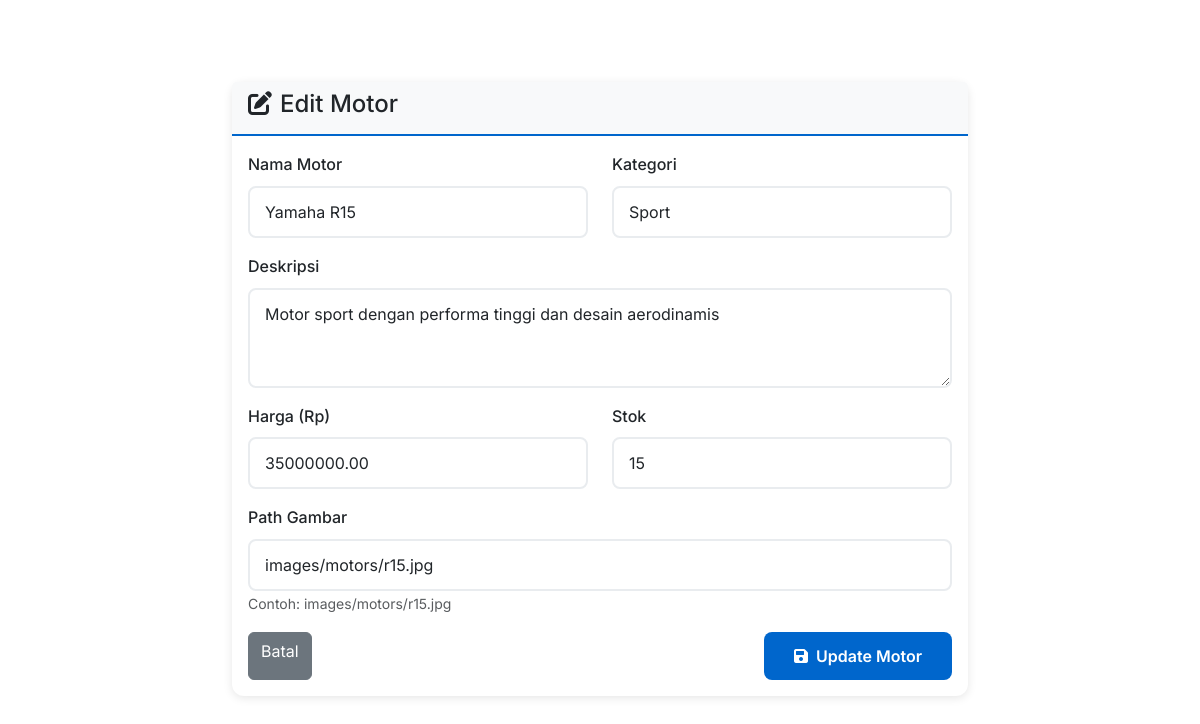
/admin/edit_motor.php?id=1 (signed in), run on the app's committed database.
### tables this page shows
CREATE TABLE motors (
    id INT AUTO_INCREMENT PRIMARY KEY,
    name VARCHAR(100) NOT NULL,
    description TEXT,
    price DECIMAL(15,2) NOT NULL,
    category ENUM('sport', 'matic', 'bebek', 'big-bike') NOT NULL,
    image VARCHAR(255),
    created_at TIMESTAMP DEFAULT CURRENT_TIMESTAMP
);

CREATE TABLE stock (
    id INT AUTO_INCREMENT PRIMARY KEY,
    motor_id INT NOT NULL,
    quantity INT DEFAULT 0,
    min_stock INT DEFAULT 5,
    last_updated TIMESTAMP DEFAULT CURRENT_TIMESTAMP ON UPDATE CURRENT_TIMESTAMP,
    FOREIGN KEY (motor_id) REFERENCES motors(id)
);

### admin/edit_motor.php (the view, shortened to what this page needs)
<?php
require_once '../includes/config.php';
$motor_id = $_GET['id'];
$query = "SELECT * FROM motors WHERE id = :id";
$stmt = $conn->prepare($query);
$stmt->bindParam(':id', $motor_id);
$stmt->execute();
$motor = $stmt->fetch(PDO::FETCH_ASSOC);
$query = "SELECT quantity FROM stock WHERE motor_id = :motor_id";
$stmt = $conn->prepare($query);
$stmt->bindParam(':motor_id', $motor_id);
$stmt->execute();
$stock_data = $stmt->fetch(PDO::FETCH_ASSOC);
$current_stock = $stock_data ? $stock_data['quantity'] : 0;
?>
<!DOCTYPE html>
<html lang="id">
<head>
    <link href="https://cdn.jsdelivr.net/npm/bootstrap@5.3.0/dist/css/bootstrap.min.css" rel="stylesheet">
    <link href="https://cdnjs.cloudflare.com/ajax/libs/font-awesome/6.0.0/css/all.min.css" rel="stylesheet">
    <link href="../css/style.css" rel="stylesheet">
</head>
<body>
    <nav class="navbar admin-header">
        <div class="container">
            <a href="admin.php" class="text-white text-decoration-none">
                <i class="fas fa-arrow-left me-2"></i>Kembali ke Admin Panel
            </a>
        </div>
    </nav>
    <div class="container mt-4">
        <div class="row justify-content-center">
            <div class="col-md-8">
                <div class="card admin-card">
                    <div class="card-header">
                        <h4><i class="fas fa-edit me-2"></i>Edit Motor</h4>
                    </div>
                    <div class="card-body">
                        <form method="POST">
                            <div class="row">
                                <div class="col-md-6">
                                    <div class="mb-3">
                                        <label class="form-label">Nama Motor</label>
                                        <input type="text" class="form-control" name="name" value="<?= $motor['name'] ?>" required>
                                    </div>
                                </div>
                                <div class="col-md-6">
                                    <div class="mb-3">
                                        <label class="form-label">Kategori</label>
                                        <select class="form-control" name="category" required>
                                            <option value="sport" <?= $motor['category'] == 'sport' ? 'selected' : '' ?>>Sport</option>
                                        </select>
                                    </div>
                                </div>
                            </div>
                            <div class="mb-3">
                                <label class="form-label">Deskripsi</label>
                                <textarea class="form-control" name="description" rows="3" required><?= $motor['description'] ?></textarea>
                            </div>
                            <div class="row">
                                <div class="col-md-6">
                                    <div class="mb-3">
                                        <label class="form-label">Harga (Rp)</label>
                                        <input type="number" class="form-control" name="price" value="<?= $motor['price'] ?>" required>
                                    </div>
                                </div>
                                <div class="col-md-6">
                                    <div class="mb-3">
                                        <label class="form-label">Stok</label>
                                        <input type="number" class="form-control" name="stock" value="<?= $current_stock ?>" required>
                                    </div>
                                </div>
                            </div>
                            <div class="mb-3">
                                <label class="form-label">Path Gambar</label>
                                <input type="text" class="form-control" name="image" value="<?= $motor['image'] ?>" required>
                                <small class="text-muted">Contoh: images/motors/r15.jpg</small>
                            </div>
                            <div class="d-flex justify-content-between">
                                <a href="admin.php" class="btn btn-secondary">Batal</a>
                                <button type="submit" class="btn btn-yamaha">
                                    <i class="fas fa-save me-2"></i>Update Motor
                                </button>
                            </div>
                        </form>
                    </div>
                </div>
            </div>
        </div>
    </div>
</body>
</html>

### css/style.css (style rules this page uses)
:root { --yamaha-blue: #0066cc; --yamaha-dark: #003d7a; --yamaha-light: #4d94ff; --gray-100: #f8f9fa; --gray-600: #6c757d; --dark: #212529; --white: #ffffff; --success: #28a745; --danger: #dc3545; --warning: #ffc107; }
* { margin: 0; padding: 0; box-sizing: border-box; }
body { font-family: 'Inter', sans-serif; line-height: 1.6; color: var(--dark); }
.navbar { padding: 1rem 0; background: rgba(255, 255, 255, 0.95) !important; backdrop-filter: blur(10px); }
.btn-yamaha { background: var(--yamaha-blue); border: none; color: white; font-weight: 600; padding: 12px 30px; border-radius: 8px; transition: all 0.3s ease; text-decoration: none; display: inline-block; }
.admin-header { background: linear-gradient(135deg, #2c3e50 0%, #34495e 100%); color: white; padding: 1rem 0; }
.admin-card { border: none; border-radius: 12px; box-shadow: 0 2px 10px rgba(0, 0, 0, 0.1); margin-bottom: 2rem; }
.admin-card .card-header { background: var(--gray-100); border-bottom: 2px solid var(--yamaha-blue); font-weight: 600; }
.form-control { border: 2px solid #e9ecef; border-radius: 8px; padding: 12px 15px; transition: all 0.3s ease; }
.form-label { font-weight: 500; color: var(--dark); margin-bottom: 0.5rem; }

### data on the page
motors: name "Yamaha R15", category "Sport", description "Motor sport dengan performa tinggi dan desain aerodinamis", price "35000000.00", image "images/motors/r15.jpg"
stock: stock "15"
